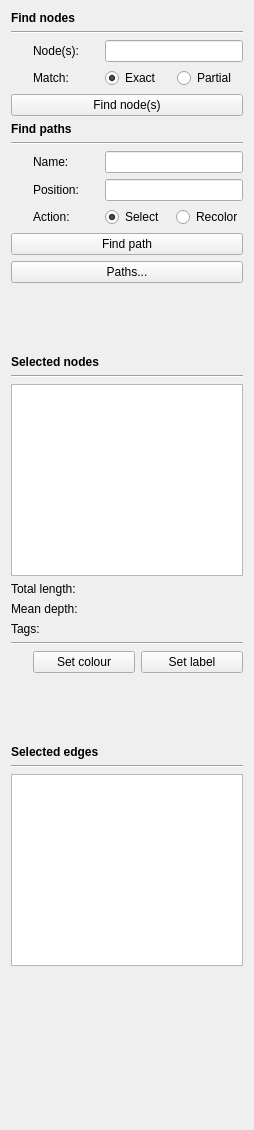
      <widget class="QWidget" name="selectionScrollAreaWidgetContents">
       <property name="geometry">
        <rect>
         <x>0</x>
         <y>0</y>
         <width>254</width>
         <height>1130</height>
        </rect>
       </property>
       <property name="sizePolicy">
        <sizepolicy hsizetype="Minimum" vsizetype="Preferred">
         <horstretch>0</horstretch>
         <verstretch>0</verstretch>
        </sizepolicy>
       </property>
       <layout class="QVBoxLayout" name="verticalLayout_4">
        <item>
         <widget class="QLabel" name="label_14">
          <property name="sizePolicy">
           <sizepolicy hsizetype="Minimum" vsizetype="Preferred">
            <horstretch>0</horstretch>
            <verstretch>0</verstretch>
           </sizepolicy>
          </property>
          <property name="font">
           <font>
            <bold>true</bold>
           </font>
          </property>
          <property name="text">
           <string>Find nodes</string>
          </property>
         </widget>
        </item>
        <item>
         <widget class="Line" name="line_10">
          <property name="orientation">
           <enum>Qt::Horizontal</enum>
          </property>
         </widget>
        </item>
        <item>
         <widget class="QWidget" name="nodeSelectionWidget" native="true">
          <property name="enabled">
           <bool>true</bool>
          </property>
          <layout class="QGridLayout" name="gridLayout_2">
           <property name="leftMargin">
            <number>0</number>
           </property>
           <property name="topMargin">
            <number>0</number>
           </property>
           <property name="rightMargin">
            <number>0</number>
           </property>
           <property name="bottomMargin">
            <number>0</number>
           </property>
           <item row="1" column="0">
            <widget class="InfoTextWidget" name="selectionSearchNodesMatchTypeInfoText" native="true">
             <property name="enabled">
              <bool>true</bool>
             </property>
             <property name="sizePolicy">
              <sizepolicy hsizetype="Fixed" vsizetype="Fixed">
               <horstretch>0</horstretch>
               <verstretch>0</verstretch>
              </sizepolicy>
             </property>
             <property name="minimumSize">
              <size>
               <width>16</width>
               <height>16</height>
              </size>
             </property>
             <property name="toolTip">
              <string>&lt;html&gt;&lt;head/&gt;&lt;body&gt;&lt;p&gt;When 'Exact' match is used, nodes will only be selected if their name exactly matches your input above.&lt;br/&gt;&lt;br/&gt;When 'Partial' match is used, nodes will be selected if any part of their name matches your input above.&lt;/p&gt;&lt;/body&gt;&lt;/html&gt;</string>
             </property>
            </widget>
           </item>
           <item row="1" column="2">
            <widget class="QRadioButton" name="selectionSearchNodesExactMatchRadioButton">
             <property name="focusPolicy">
              <enum>Qt::StrongFocus</enum>
             </property>
             <property name="text">
              <string>Exact</string>
             </property>
             <property name="checked">
              <bool>true</bool>
             </property>
            </widget>
           </item>
           <item row="0" column="1">
            <widget class="QLabel" name="label_12">
             <property name="enabled">
              <bool>true</bool>
             </property>
             <property name="sizePolicy">
              <sizepolicy hsizetype="Minimum" vsizetype="Preferred">
               <horstretch>0</horstretch>
               <verstretch>0</verstretch>
              </sizepolicy>
             </property>
             <property name="text">
              <string>Node(s):</string>
             </property>
            </widget>
           </item>
           <item row="0" column="0">
            <widget class="InfoTextWidget" name="selectionSearchInfoText" native="true">
             <property name="sizePolicy">
              <sizepolicy hsizetype="Fixed" vsizetype="Fixed">
               <horstretch>0</horstretch>
               <verstretch>0</verstretch>
              </sizepolicy>
             </property>
             <property name="minimumSize">
              <size>
               <width>16</width>
               <height>16</height>
              </size>
             </property>
             <property name="toolTip">
              <string>&lt;html&gt;&lt;head/&gt;&lt;body&gt;&lt;p&gt;Type a comma-delimited list of one or mode node numbers and then click the 'Find node(s)' button to search for nodes in the graph. If the search is successful, the view will zoom to the found nodes and they will be selected.&lt;/p&gt;&lt;/body&gt;&lt;/html&gt;</string>
             </property>
            </widget>
           </item>
           <item row="1" column="1">
            <widget class="QLabel" name="label_16">
             <property name="enabled">
              <bool>true</bool>
             </property>
             <property name="text">
              <string>Match:</string>
             </property>
            </widget>
           </item>
           <item row="1" column="3">
            <widget class="QRadioButton" name="selectionSearchNodesPartialMatchRadioButton">
             <property name="focusPolicy">
              <enum>Qt::StrongFocus</enum>
             </property>
             <property name="text">
              <string>Partial</string>
             </property>
            </widget>
           </item>
           <item row="0" column="2" colspan="2">
            <widget class="QLineEdit" name="selectionSearchNodesLineEdit">
             <property name="enabled">
              <bool>true</bool>
             </property>
             <property name="sizePolicy">
              <sizepolicy hsizetype="Minimum" vsizetype="Fixed">
               <horstretch>0</horstretch>
               <verstretch>0</verstretch>
              </sizepolicy>
             </property>
             <property name="focusPolicy">
              <enum>Qt::StrongFocus</enum>
             </property>
            </widget>
           </item>
          </layout>
         </widget>
        </item>
        <item>
         <widget class="QPushButton" name="selectNodesButton">
          <property name="focusPolicy">
           <enum>Qt::StrongFocus</enum>
          </property>
          <property name="text">
           <string>Find node(s)</string>
          </property>
         </widget>
        </item>
        <item>
         <widget class="QLabel" name="label_114">
          <property name="sizePolicy">
           <sizepolicy hsizetype="Minimum" vsizetype="Preferred">
            <horstretch>0</horstretch>
            <verstretch>0</verstretch>
           </sizepolicy>
          </property>
          <property name="font">
           <font>
            <bold>true</bold>
           </font>
          </property>
          <property name="text">
           <string>Find paths</string>
          </property>
         </widget>
        </item>
        <item>
         <widget class="Line" name="line_101">
          <property name="orientation">
           <enum>Qt::Horizontal</enum>
          </property>
         </widget>
        </item>
        <item>
         <widget class="QWidget" name="pathSelectionWidget" native="true">
          <property name="enabled">
           <bool>true</bool>
          </property>
          <layout class="QGridLayout" name="gridLayout_21">
           <property name="leftMargin">
            <number>0</number>
           </property>
           <property name="topMargin">
            <number>0</number>
           </property>
           <property name="rightMargin">
            <number>0</number>
           </property>
           <property name="bottomMargin">
            <number>0</number>
           </property>
           <item row="2" column="0">
            <widget class="InfoTextWidget" name="pathSelectionTypeInfoText" native="true">
             <property name="enabled">
              <bool>true</bool>
             </property>
             <property name="sizePolicy">
              <sizepolicy hsizetype="Fixed" vsizetype="Fixed">
               <horstretch>0</horstretch>
               <verstretch>0</verstretch>
              </sizepolicy>
             </property>
             <property name="minimumSize">
              <size>
               <width>16</width>
               <height>16</height>
              </size>
             </property>
            </widget>
           </item>
           <item row="0" column="2" colspan="2">
            <widget class="QLineEdit" name="pathSelectionLineEdit2">
             <property name="enabled">
              <bool>true</bool>
             </property>
             <property name="sizePolicy">
              <sizepolicy hsizetype="Minimum" vsizetype="Fixed">
               <horstretch>0</horstretch>
               <verstretch>0</verstretch>
              </sizepolicy>
             </property>
             <property name="focusPolicy">
              <enum>Qt::StrongFocus</enum>
             </property>
            </widget>
           </item>
           <item row="0" column="1">
            <widget class="QLabel" name="label_112">
             <property name="enabled">
              <bool>true</bool>
             </property>
             <property name="sizePolicy">
              <sizepolicy hsizetype="Minimum" vsizetype="Preferred">
               <horstretch>0</horstretch>
               <verstretch>0</verstretch>
              </sizepolicy>
             </property>
             <property name="text">
              <string>Name:</string>
             </property>
            </widget>
           </item>
           <item row="2" column="3">
            <widget class="QRadioButton" name="pathSelectionRecolorRadioButton">
             <property name="focusPolicy">
              <enum>Qt::StrongFocus</enum>
             </property>
             <property name="text">
              <string>Recolor</string>
             </property>
            </widget>
           </item>
           <item row="2" column="1">
            <widget class="QLabel" name="label_116">
             <property name="enabled">
              <bool>true</bool>
             </property>
             <property name="text">
              <string>Action:</string>
             </property>
            </widget>
           </item>
           <item row="2" column="2">
            <widget class="QRadioButton" name="pathSelectionSelectRadioButton">
             <property name="focusPolicy">
              <enum>Qt::StrongFocus</enum>
             </property>
             <property name="text">
              <string>Select</string>
             </property>
             <property name="checked">
              <bool>true</bool>
             </property>
            </widget>
           </item>
           <item row="0" column="0">
            <widget class="InfoTextWidget" name="pathSelectionInfoText2" native="true">
             <property name="sizePolicy">
              <sizepolicy hsizetype="Fixed" vsizetype="Fixed">
               <horstretch>0</horstretch>
               <verstretch>0</verstretch>
              </sizepolicy>
             </property>
             <property name="minimumSize">
              <size>
               <width>16</width>
               <height>16</height>
              </size>
             </property>
            </widget>
           </item>
           <item row="1" column="1">
            <widget class="QLabel" name="label">
             <property name="text">
              <string>Position:</string>
             </property>
            </widget>
           </item>
           <item row="1" column="2" colspan="2">
            <widget class="QLineEdit" name="pathSelectionPositionLineEdit"/>
           </item>
          </layout>
         </widget>
        </item>
        <item>
         <widget class="QPushButton" name="pathSelectButton">
          <property name="focusPolicy">
           <enum>Qt::StrongFocus</enum>
          </property>
          <property name="text">
           <string>Find path</string>
          </property>
         </widget>
        </item>
        <item>
         <widget class="QPushButton" name="pathListButton">
          <property name="text">
           <string>Paths...</string>
          </property>
         </widget>
        </item>

        <item>
         <widget class="QWidget" name="selectedNodesSpacerWidget" native="true">
          <layout class="QVBoxLayout" name="verticalLayout_5">
           <property name="leftMargin">
            <number>0</number>
           </property>
           <property name="topMargin">
            <number>0</number>
           </property>
           <property name="rightMargin">
            <number>0</number>
           </property>
           <property name="bottomMargin">
            <number>0</number>
           </property>
           <item>
            <spacer name="selectedNodesSpacer">
             <property name="orientation">
              <enum>Qt::Vertical</enum>
             </property>
             <property name="sizeType">
              <enum>QSizePolicy::Fixed</enum>
             </property>
             <property name="sizeHint" stdset="0">
              <size>
               <width>20</width>
               <height>60</height>
              </size>
             </property>
            </spacer>
           </item>
          </layout>
         </widget>
        </item>
        <item>
         <widget class="QLabel" name="selectedNodesTitleLabel">
          <property name="sizePolicy">
           <sizepolicy hsizetype="Minimum" vsizetype="Preferred">
            <horstretch>0</horstretch>
            <verstretch>0</verstretch>
           </sizepolicy>
          </property>
          <property name="font">
           <font>
            <bold>true</bold>
           </font>
          </property>
          <property name="text">
           <string>Selected nodes</string>
          </property>
         </widget>
        </item>
        <item>
         <widget class="Line" name="selectedNodesLine1">
          <property name="orientation">
           <enum>Qt::Horizontal</enum>
          </property>
         </widget>
        </item>
        <item>
         <widget class="QPlainTextEdit" name="selectedNodesTextEdit">
          <property name="sizePolicy">
           <sizepolicy hsizetype="Ignored" vsizetype="Minimum">
            <horstretch>0</horstretch>
            <verstretch>0</verstretch>
           </sizepolicy>
          </property>
          <property name="readOnly">
           <bool>true</bool>
          </property>
         </widget>
        </item>
        <item>
         <widget class="QLabel" name="selectedNodesLengthLabel">
          <property name="sizePolicy">
           <sizepolicy hsizetype="Minimum" vsizetype="Preferred">
            <horstretch>0</horstretch>
            <verstretch>0</verstretch>
           </sizepolicy>
          </property>
          <property name="text">
           <string>Total length:</string>
          </property>
          <property name="alignment">
           <set>Qt::AlignLeading|Qt::AlignLeft|Qt::AlignVCenter</set>
          </property>
         </widget>
        </item>
        <item>
         <widget class="QLabel" name="selectedNodesDepthLabel">
          <property name="sizePolicy">
           <sizepolicy hsizetype="Minimum" vsizetype="Preferred">
            <horstretch>0</horstretch>
            <verstretch>0</verstretch>
           </sizepolicy>
          </property>
          <property name="text">
           <string>Mean depth:</string>
          </property>
          <property name="alignment">
           <set>Qt::AlignLeading|Qt::AlignLeft|Qt::AlignVCenter</set>
          </property>
         </widget>
        </item>
        <item>
         <widget class="QLabel" name="selectedNodesTagLabel">
          <property name="sizePolicy">
           <sizepolicy hsizetype="Minimum" vsizetype="Preferred">
            <horstretch>0</horstretch>
            <verstretch>0</verstretch>
           </sizepolicy>
          </property>
          <property name="text">
           <string>Tags:</string>
          </property>
          <property name="alignment">
           <set>Qt::AlignLeading|Qt::AlignLeft|Qt::AlignVCenter</set>
          </property>
         </widget>
        </item>
        <item>
         <widget class="Line" name="selectedNodesLine2">
          <property name="orientation">
           <enum>Qt::Horizontal</enum>
          </property>
         </widget>
        </item>
        <item>
         <widget class="QWidget" name="selectedNodesModificationWidget" native="true">
          <layout class="QGridLayout" name="gridLayout">
           <property name="leftMargin">
            <number>0</number>
           </property>
           <property name="topMargin">
            <number>0</number>
           </property>
           <property name="rightMargin">
            <number>0</number>
           </property>
           <property name="bottomMargin">
            <number>0</number>
           </property>
           <item row="0" column="0">
            <widget class="InfoTextWidget" name="setColourAndLabelInfoText" native="true">
             <property name="sizePolicy">
              <sizepolicy hsizetype="Fixed" vsizetype="Fixed">
               <horstretch>0</horstretch>
               <verstretch>0</verstretch>
              </sizepolicy>
             </property>
             <property name="minimumSize">
              <size>
               <width>16</width>
               <height>16</height>
              </size>
             </property>
             <property name="toolTip">
              <string>&lt;html&gt;&lt;head/&gt;&lt;body&gt;&lt;p&gt;Custom colours and labels can be applied to selected nodes using these buttons. They will only be visible when the colouring mode is set to 'Custom colours' and the 'Custom' label option is ticked.  &lt;/p&gt;&lt;/body&gt;&lt;/html&gt;</string>
             </property>
            </widget>
           </item>
           <item row="0" column="2">
            <widget class="QPushButton" name="setNodeCustomLabelButton">
             <property name="focusPolicy">
              <enum>Qt::StrongFocus</enum>
             </property>
             <property name="toolTip">
              <string>Ctrl+L</string>
             </property>
             <property name="text">
              <string>Set label</string>
             </property>
            </widget>
           </item>
           <item row="0" column="1">
            <widget class="QPushButton" name="setNodeCustomColourButton">
             <property name="focusPolicy">
              <enum>Qt::StrongFocus</enum>
             </property>
             <property name="toolTip">
              <string>Ctrl+O</string>
             </property>
             <property name="text">
              <string>Set colour</string>
             </property>
            </widget>
           </item>
          </layout>
         </widget>
        </item>
        <item>
         <widget class="QWidget" name="selectedEdgesSpacerWidget" native="true">
          <layout class="QVBoxLayout" name="verticalLayout_6">
           <property name="leftMargin">
            <number>0</number>
           </property>
           <property name="topMargin">
            <number>0</number>
           </property>
           <property name="rightMargin">
            <number>0</number>
           </property>
           <property name="bottomMargin">
            <number>0</number>
           </property>
           <item>
            <spacer name="selectedEdgesSpacer">
             <property name="orientation">
              <enum>Qt::Vertical</enum>
             </property>
             <property name="sizeType">
              <enum>QSizePolicy::Fixed</enum>
             </property>
             <property name="sizeHint" stdset="0">
              <size>
               <width>20</width>
               <height>60</height>
              </size>
             </property>
            </spacer>
           </item>
          </layout>
         </widget>
        </item>
        <item>
         <widget class="QLabel" name="selectedEdgesTitleLabel">
          <property name="sizePolicy">
           <sizepolicy hsizetype="Minimum" vsizetype="Preferred">
            <horstretch>0</horstretch>
            <verstretch>0</verstretch>
           </sizepolicy>
          </property>
          <property name="font">
           <font>
            <bold>true</bold>
           </font>
          </property>
          <property name="text">
           <string>Selected edges</string>
          </property>
         </widget>
        </item>
        <item>
         <widget class="Line" name="selectedEdgesLine">
          <property name="orientation">
           <enum>Qt::Horizontal</enum>
          </property>
         </widget>
        </item>
        <item>
         <widget class="QPlainTextEdit" name="selectedEdgesTextEdit">
          <property name="sizePolicy">
           <sizepolicy hsizetype="Ignored" vsizetype="Minimum">
            <horstretch>0</horstretch>
            <verstretch>0</verstretch>
           </sizepolicy>
          </property>
          <property name="readOnly">
           <bool>true</bool>
          </property>
         </widget>
        </item>
        <item>
         <spacer name="verticalSpacer_5">
          <property name="orientation">
           <enum>Qt::Vertical</enum>
          </property>
          <property name="sizeHint" stdset="0">
           <size>
            <width>20</width>
            <height>40</height>
           </size>
          </property>
         </spacer>
        </item>
       </layout>
      </widget>
